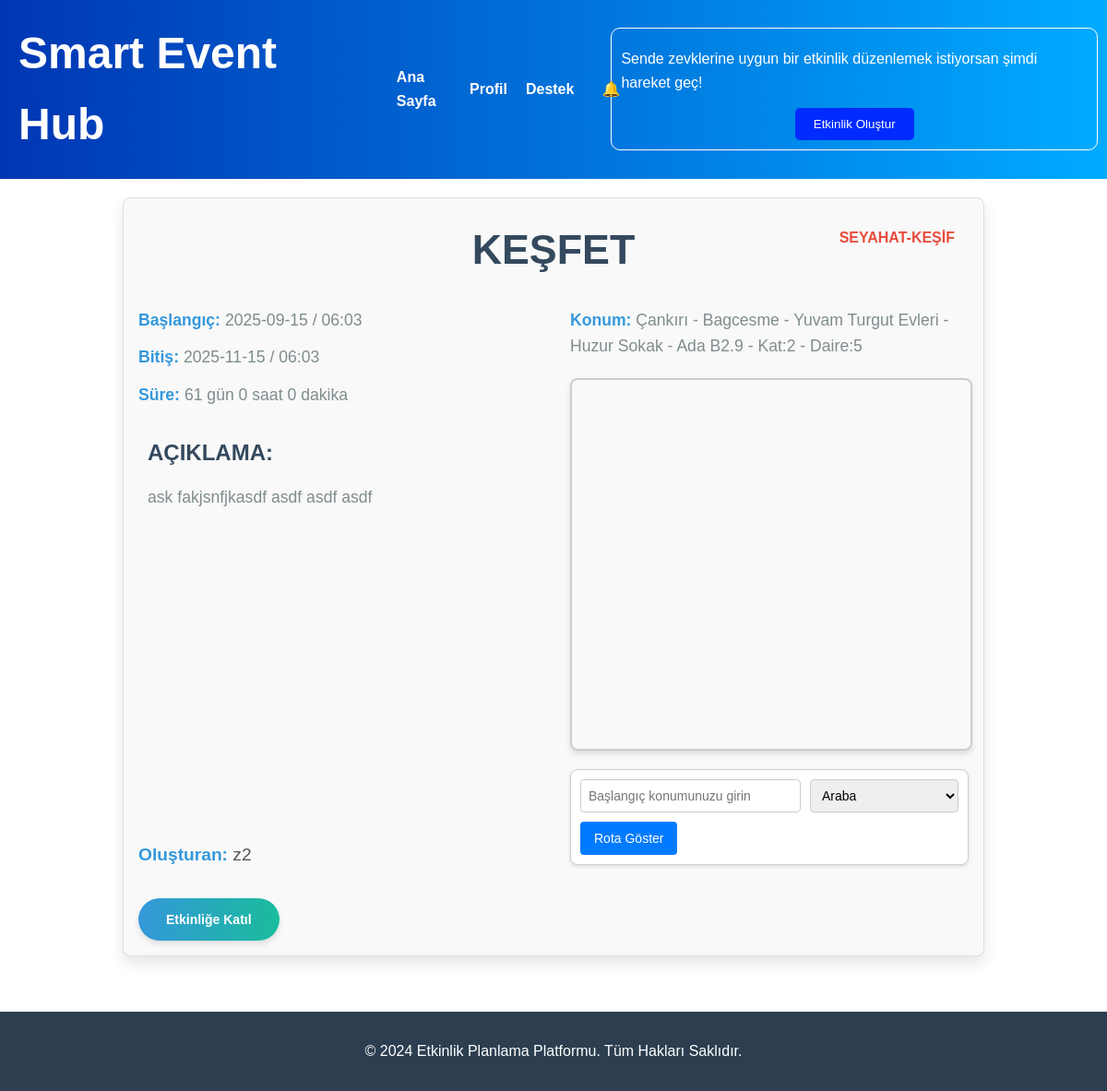
The page /event/4 on the database as committed earlier.
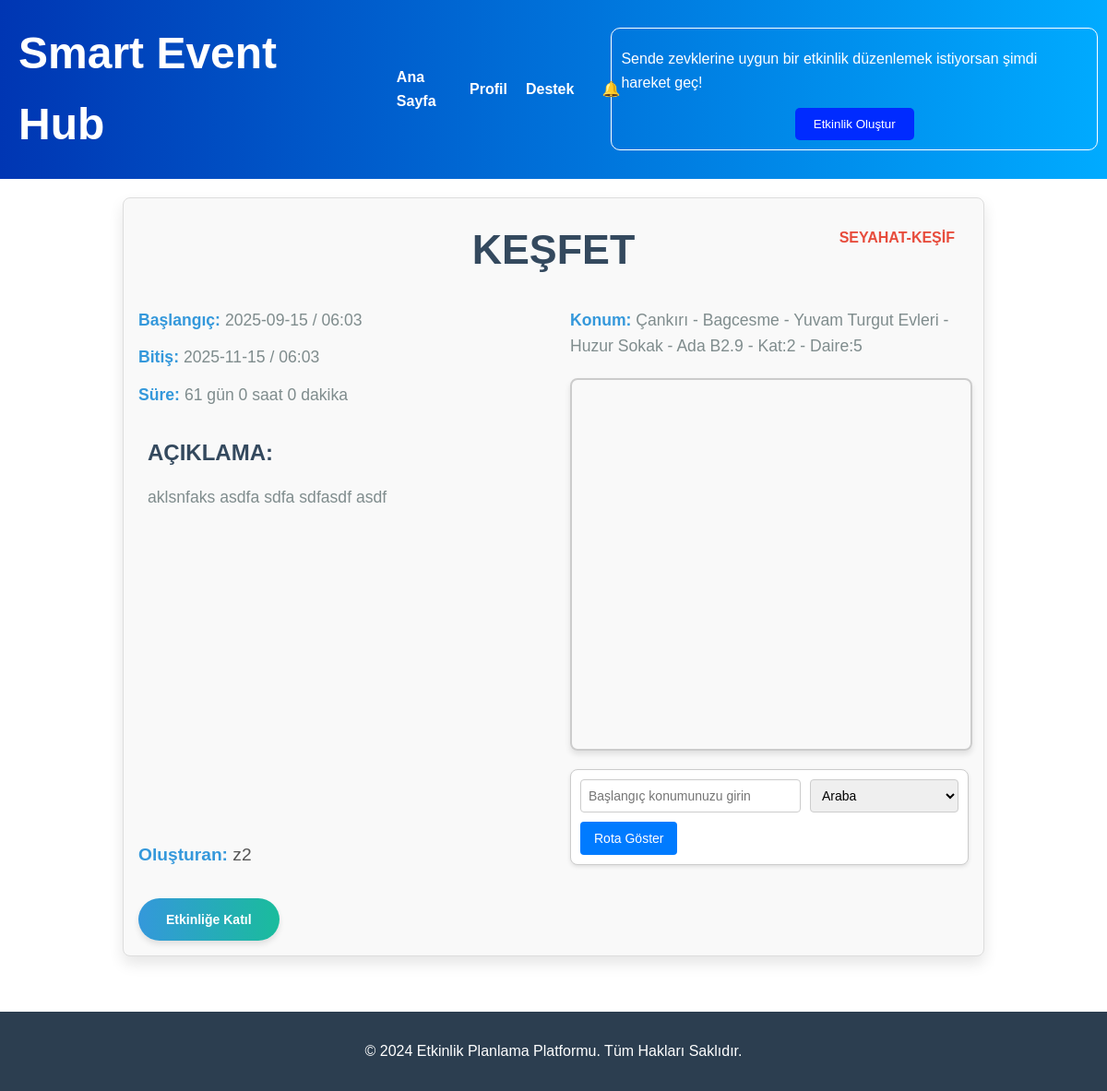
The same page on the database as committed later.
### tables this page shows
CREATE TABLE events (
        ID INTEGER PRIMARY KEY AUTOINCREMENT,
        event_name TEXT NOT NULL,
        description TEXT NOT NULL,
        startDate TEXT NOT NULL,
        finishDate TEXT NOT NULL,
        startTime TEXT NOT NULL,
        finishTime TEXT NOT NULL,
        duration TEXT NOT NULL,
        city TEXT NOT NULL,        
        address TEXT NOT NULL,        
        category TEXT NOT NULL,
        creator_username TEXT NOT NULL,
        isApproved BOOLEAN DEFAULT FALSE NOT NULL
    );

### app.py (the view, shortened to what this page needs)
@app.route('/event/<int:event_id>')
def event_detail(event_id):
    event = get_event_by_id(event_id)
    if not event:
        return "Etkinlik bulunamadı", 404
    username = session.get('user', {}).get('username')
    user_id = get_user_id_by_username(username) if username else None
    is_participant = False
    is_creator = False
    if user_id:
        is_participant = is_user_participant(user_id, event_id)
        is_creator = username == get_event_creator_username(event_id)
    user_events = [dict(row) for row in get_created_events_by_username(username)]
    attended_events = get_user_attended_events(user_id) if user_id else []
    all_user_events = {event['ID']: event for event in user_events + attended_events}.values()
    all_user_events = list(all_user_events)
    conflict_message = None
    days, hours, minutes = calculate_duration(event['startDate'], event['startTime'], event['finishDate'],
                                              event['finishTime'])
    messages = get_messages_for_event(event_id)
    is_user_admin = is_admin(user_id)
    return render_template(
        'eventDetails.html',
        event=event,
        username=username,
        user_id= user_id,
        is_participant=is_participant,
        is_creator=is_creator,
        messages=messages,
        get_username_by_id=get_username_by_id,
        days=days, hours=hours, minutes=minutes,
        conflict_message=conflict_message,
        is_user_admin = is_user_admin
    )

### database.py (called while the page is built)
def get_db_connection():
    conn = sqlite3.connect(DATABASE)
    conn.row_factory = sqlite3.Row
    return conn

def get_created_events_by_username(username):
    conn = get_db_connection()
    cursor = conn.cursor()
    cursor.execute('''
        SELECT ID, event_name, description, startDate, finishDate, startTime, finishTime, city, address, category, creator_username, isApproved
        FROM events
        WHERE creator_username = ?
    ''', (username,))
    events = cursor.fetchall()
    conn.close()
    return [
        {
            "ID": event[0],
            "event_name": event[1],
            "description": event[2],
            "startDate": event[3],
            "finishDate": event[4],
            "startTime": event[5],
            "finishTime": event[6],
            "city": event[7],
            "address": event[8],
            "category": event[9],
            "creator_username": event[10],
            "is_approved": event[11],
        }
        for event in events
    ]

### templates/eventDetails.html (shortened to what this page needs)
<!DOCTYPE html>
<html lang="tr">
<head>
    <link rel="stylesheet" href="{{ url_for('static', filename='css/eventDetails_style.css') }}">
</head>
<body>
{% include 'header.html' %}
<main>
    <div class="details-and-chat">
        <section class="event-details">
            <h2 class="event-title"> {{ event['event_name'] }} <span
                    class="event-category">{{ event['category'] }}</span></h2>
            <div class="event-info">
                <div class="event-date">
                    <p><strong>Başlangıç:</strong> {{ event['startDate'] }} / {{ event['startTime'] }}</p>
                    <p><strong>Bitiş:</strong> {{ event['finishDate'] }} / {{ event['finishTime'] }}</p>
                    <p><strong>Süre:</strong> {{ days }} gün {{ hours }} saat {{ minutes }} dakika</p>
                    <div class="event-description">
                        <h3>Açıklama:</h3>
                        <p>{{ event['description'] }}</p>
                    </div>
                    <div class="event-creator">
                        <p><strong>Oluşturan:</strong> {{ event['creator_username'] }} </p>
                    </div>
                </div>
                <div class="event-location">
                    <p><strong>Konum:</strong> {{ event['city'] }} - {{ event['address'] }} </p>
                    <div id="map" style="width: 100%; height: 400px; margin-top: 20px;"></div>
                    <div class="route-controls">
                        <input type="text" id="start-location" placeholder="Başlangıç konumunuzu girin">
                        <select id="travel-mode">
                            <option value="DRIVING">Araba</option>
                        </select>
                        <button id="get-route">Rota Göster</button>
                    </div>
                </div>
            </div>
            <div class="event-action-wrapper">
                <div class="event-actions">
                    {% if not is_user_admin %}
                        {% if is_creator %}
                            <form action="{{ url_for('delete_event', event_id=event['id']) }}" method="POST">
                                <button type="submit" class="join-button">Etkinliği Sil</button>
                            </form>
                        {% else %}
                            {% if is_participant %}
                                <form action="{{ url_for('leave_event', event_id=event['id']) }}" method="POST">
                                    <button type="submit" class="join-button">Etkinlikten Çık</button>
                                </form>
                            {% else %}
                                {% if conflict_message %}
                                    <p class="conflict-message">{{ conflict_message }}</p>
                                {% else %}
                                    <form action="{{ url_for('join_event', event_id=event['id']) }}" method="POST">
                                        <button type="submit" class="join-button">Etkinliğe Katıl</button>
                                    </form>
                                {% endif %}
                            {% endif %}
                        {% endif %}
                    {% endif %}
                </div>
            </div>
        </section>
    </div>
</main>
<footer>
    <p>© 2024 Etkinlik Planlama Platformu. Tüm Hakları Saklıdır.</p>
</footer>
</body>
</html>

Rows that differ between the two databases and show on the page:
changed events "KEŞFET": description "ask fakjsnfjkasdf asdf asdf asdf" → "aklsnfaks asdfa sdfa sdfasdf asdf"
